Frame 1 (no input): blank canvas, image omitted
Frame 60 (no input): blank canvas, image omitted
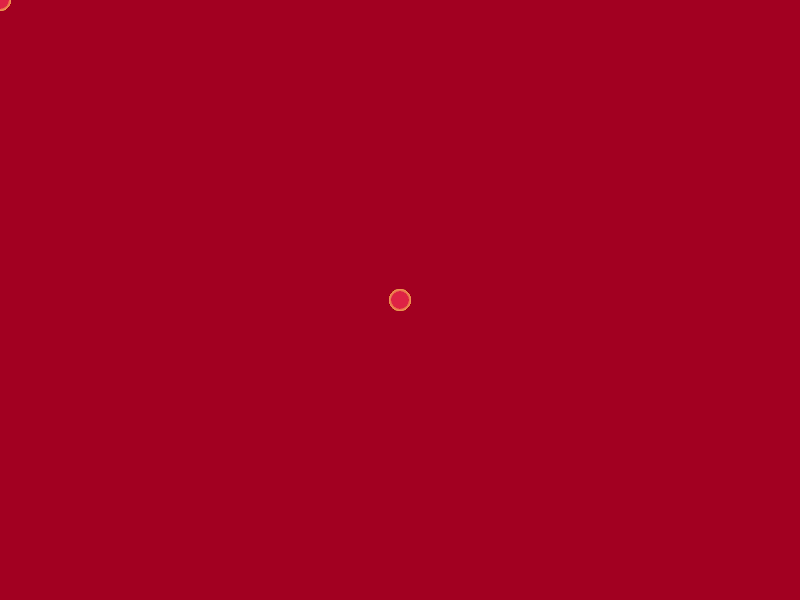
Frame 120 (the mouse pressed at the canvas centre since frame 60)

The p5.js sketch whose frames 1 and 60 were blank and that drew this single picture after the mouse press (run headless with seeded random() and noise() and a simulated clock; from frame 60 on, the mouse is pressed at the canvas centre):

// p5.js sketch
// ── sketch.js
let x;
let y;

function setup() {
  createCanvas(800, 600);
  background(162, 0, 33);

  x = 0;
  y = height / 2;
}

function draw() {
  first();
  secondPlayer();
}

function first() {
  fill(245, 47, 87, 15);
  stroke(247, 157, 92, 30);
  circle(mouseX, mouseY, 20);
}

function secondPlayer() {
  stroke(243, 117, 43);
  strokeWeight(2);
  if (keyIsDown(RIGHT_ARROW)) {
    line(x, y, x + 4, y);
    x += 4;
  }
  if (keyIsDown(LEFT_ARROW)) {
    line(x, y, x - 4, y);
    x -= 4;
  }
  if (keyIsDown(UP_ARROW)) {
    line(x, y, x, y - 4);
    y -= 4;
  }
  if (keyIsDown(DOWN_ARROW)) {
    line(x, y, x, y + 4);
    y += 4;
  }
}
